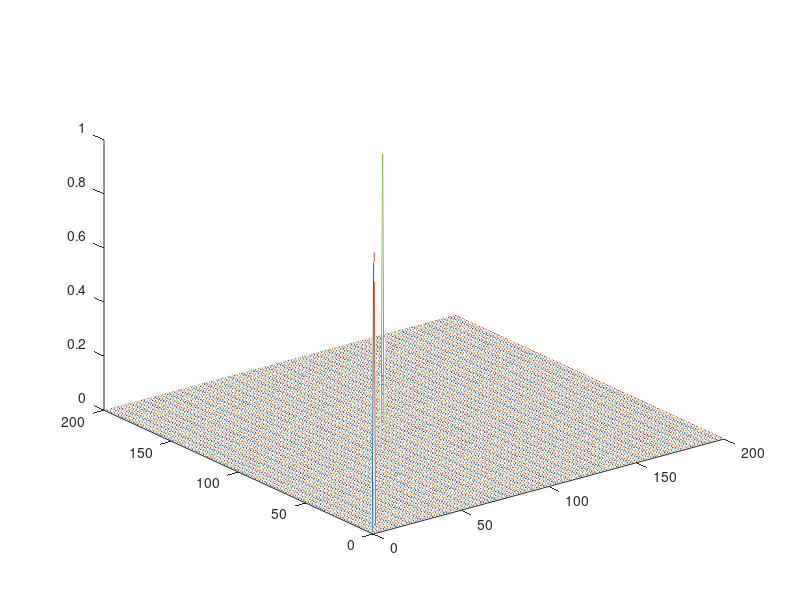

Recreate this plot in MATLAB.
clc
close all
N=200;
[a,b]=meshgrid(1:N,1:N);
% k=(2*a.^2+b.^2+1)./(a.*b);
% k=(a.^2+b.^2+1)./(a.*b+1);
% k=(a.^2+b.^2)./(a.*b+2);
% Integer=(k-floor(k)<1e-8);
% plot3(a,b,Integer.*k)

k=3*a.^2-2*b.^2;
Integer=(abs(k-1)<1e-8 | abs(k+1)<1e-8 );
plot3(a,b,Integer.*k)

